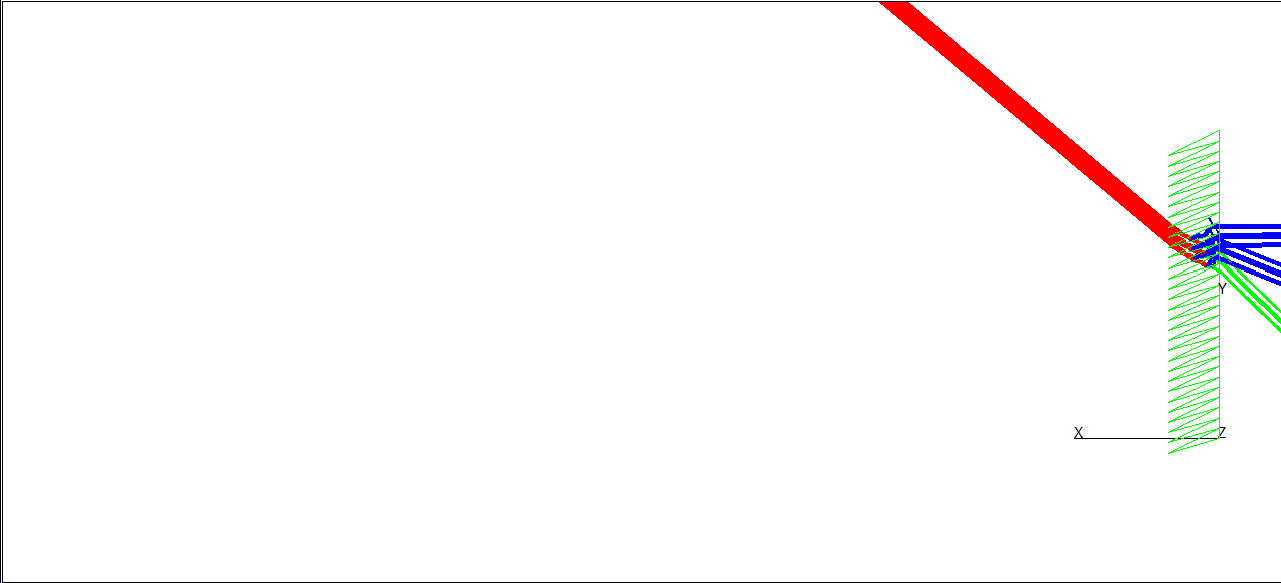
#> input picture file/output/view-40.bmp, 1281 x 583 px, given as the content of the folder s/cchih/Desktop/NTHU/MasterThesis/research_log/202508/DOE_RB, which was not available
$ jupyter execute DIP_test.ipynb   (text cells are left out)
#> lines starting #> are read from the running program, lines starting #| are printed output that depends on the picture; after the words box and inside, x2 and y2 are one past the last pixel; in counts of white or black regions, pixels touching at a corner belong together; pictures that were not available may be replaced by others from this repository, and a replacement may not be noted
[cell 1]
import os
import cv2
import csv
import numpy as np
import matplotlib.pyplot as plt
from math import degrees
from skimage.measure import approximate_polygon
from sklearn.linear_model import LinearRegression
from skimage.morphology import remove_small_holes, remove_small_objects

# ========= 可調參數 =========
rdp_tolerance = 15.0  # RDP 角點簡化容差（越小角點越多）
direction_thresh_deg = 20.0  # 角度分類門檻（> +20° 視為 Up；< -20° 視為 Down）
extend_scale = 100.0  # 延長擬合線段的像素距離
kernel_size = 7  # 形態學核大小
close_iter = 2  # close 次數
open_iter = 2  # open 次數

# ========= 路徑設定（請修改） =========
input_folder = r"C:\Users\cchih\Desktop\NTHU\MasterThesis\research_log\202508\DOE_RB"  # ← 你的輸入資料夾
output_folder = r"C:\Users\cchih\Desktop\NTHU\MasterThesis\research_log\202508\DOE_RB\0810ResultFigures"  # ← 圖片與 CSV 的輸出資料夾
os.makedirs(output_folder, exist_ok=True)
csv_path = os.path.join(output_folder, "batch_edge_summary.csv")


# [8 lines of commented-out code are left out]


def preprocess(gray):
    """
    Otsu + 形態學清理 + 去小洞/小物件 + 洪水填洞（flood fill）
    目標：避免前景內部的破洞、邊界斷裂
    """
    # --- 對比增強 & 降噪（可關閉） ---
    # 自覺噪重時，把 clipLimit 調高；不想用可直接註解
    clahe = cv2.createCLAHE(clipLimit=2.0, tileGridSize=(8, 8))
    eq = clahe.apply(gray)
    eq = cv2.GaussianBlur(eq, (5, 5), 0)

    # --- Otsu（用你指定的 BINARY_INV） ---
    _, binary = cv2.threshold(eq, 0, 255, cv2.THRESH_BINARY_INV + cv2.THRESH_OTSU)

    # --- 初步形態學：先用小核補縫、去毛邊 ---
    k_small = cv2.getStructuringElement(cv2.MORPH_ELLIPSE, (3, 3))
    binary = cv2.morphologyEx(binary, cv2.MORPH_CLOSE, k_small, iterations=2)
    binary = cv2.morphologyEx(binary, cv2.MORPH_OPEN, k_small, iterations=1)

    # --- 去小洞 / 去小物件（面積門檻依尺寸調整） ---
    # 以白色為前景（BINARY_INV），小洞是黑色區塊；remove_small_holes 需要 bool
    h, w = binary.shape
    area_scale = (h * w) / (1024 * 1024)  # 依影像大小自適應（1024^2 為基準）
    min_hole_area = int(50 * area_scale)  # 內部黑洞小於此面積會被填補
    min_obj_area = int(800 * area_scale)  # 孤立小白點會被去除（保險）

    fg_bool = binary.astype(bool)
    fg_bool = remove_small_holes(fg_bool, area_threshold=min_hole_area)
    fg_bool = remove_small_objects(fg_bool, min_size=min_obj_area)
    binary = (fg_bool.astype(np.uint8)) * 255

    # --- 洪水填洞（最穩健的 hole filling 作法） ---
    im_flood = binary.copy()
    mask = np.zeros((h + 2, w + 2), np.uint8)
    # 從邊界(0,0)填背景到白色
    cv2.floodFill(im_flood, mask, (0, 0), 255)
    # 邊界填白後取反即為「原來的洞」
    holes = cv2.bitwise_not(im_flood)
    # 原圖 OR 洞 → 把洞補回前景
    binary = cv2.bitwise_or(binary, holes)

    # --- 結尾：再做一次你原本的大型 close / open 以達到你喜歡的外觀 ---
    k_big = cv2.getStructuringElement(cv2.MORPH_ELLIPSE, (kernel_size, kernel_size))
    binary = cv2.morphologyEx(binary, cv2.MORPH_CLOSE, k_big, iterations=close_iter)
    binary = cv2.morphologyEx(binary, cv2.MORPH_OPEN, k_big, iterations=open_iter)

    return binary


def find_main_contour(binary):
    cnts, _ = cv2.findContours(binary, cv2.RETR_EXTERNAL, cv2.CHAIN_APPROX_SIMPLE)
    if not cnts:
        return None
    return max(cnts, key=cv2.contourArea)


def nearest_idx(closed_contour, pt):
    d = np.linalg.norm(closed_contour - pt, axis=1)
    return int(np.argmin(d))


def slice_closed_contour(contour, i0, i1):
    """沿輪廓順時針切出 i0→i1 的段（封閉輪廓安全處理）"""
    n = len(contour)
    if n == 0:
        return contour
    if i0 <= i1:
        return contour[i0 : i1 + 1]
    else:
        return np.vstack([contour[i0:], contour[: i1 + 1]])


def fit_segment(points_xy):
    """對一段輪廓點做線性回歸擬合，回傳兩端點（投影）與角度、長度"""
    if len(points_xy) < 2:
        return None
    X = points_xy[:, 0].reshape(-1, 1)
    y = points_xy[:, 1]
    reg = LinearRegression().fit(X, y)
    x1, x2 = float(X[0, 0]), float(X[-1, 0])
    y1 = float(reg.predict([[x1]])[0])
    y2 = float(reg.predict([[x2]])[0])
    angle = degrees(np.arctan2(-(y2 - y1), (x2 - x1)))  # 右=0°, 上=正
    length = np.hypot(x2 - x1, y2 - y1)
    return (x1, y1), (x2, y2), angle, length


def extend_line(p1, p2, scale):
    p1 = np.array(p1, dtype=float)
    p2 = np.array(p2, dtype=float)
    v = p2 - p1
    n = np.linalg.norm(v)
    if n == 0:
        return p1, p2
    v = v / n
    return p1 - v * scale, p2 + v * scale


def classify_dir(angle_deg, th=20.0):
    if angle_deg > th:
        return "Up"
    if angle_deg < -th:
        return "Down"
    return "Flat"


def process_one_image(img_path, save_dir):
    name = os.path.splitext(os.path.basename(img_path))[0]
    gray = cv2.imread(img_path, cv2.IMREAD_GRAYSCALE)
    if gray is None:
        return {"file": name, "status": "read_fail"}

    binary = preprocess(gray)
    cnt = find_main_contour(binary)
    if cnt is None:
        return {"file": name, "status": "no_contour"}

    # 原始輪廓點（封閉）
    contour = cnt.reshape(-1, 2).astype(np.float32)

    # RDP 簡化角點（封閉）
    corners = approximate_polygon(contour, tolerance=rdp_tolerance)
    if not np.allclose(corners[0], corners[-1]):
        corners = np.vstack([corners, corners[0]])

    # 逐段擬合
    fitted_segments = []
    for i in range(len(corners) - 1):
        p0, p1 = corners[i], corners[i + 1]
        i0 = nearest_idx(contour, p0)
        i1 = nearest_idx(contour, p1)
        seg_pts = slice_closed_contour(contour, i0, i1)
        res = fit_segment(seg_pts)
        if res is None:
            continue
        q1, q2, ang, L = res
        direction = classify_dir(ang, direction_thresh_deg)
        fitted_segments.append(
            {"p1": q1, "p2": q2, "angle": ang, "length": L, "direction": direction}
        )

    # 主上/下邊
    upper = max(
        (s for s in fitted_segments if s["direction"] == "Up"),
        key=lambda s: s["length"],
        default=None,
    )
    lower = max(
        (s for s in fitted_segments if s["direction"] == "Down"),
        key=lambda s: s["length"],
        default=None,
    )

    # 視覺化
    fig, ax = plt.subplots(figsize=(6, 10))
    ax.imshow(binary, cmap="gray")
    ax.plot(contour[:, 0], contour[:, 1], "g-", alpha=0.25, label="Raw Contour")
    ax.plot(corners[:, 0], corners[:, 1], "ro-", markersize=3, label="Corner Points")

    for seg in fitted_segments:
        color = (
            "blue"
            if seg["direction"] == "Up"
            else ("orange" if seg["direction"] == "Down" else "gray")
        )
        e1, e2 = extend_line(seg["p1"], seg["p2"], extend_scale)
        ax.plot(
            [e1[0], e2[0]], [e1[1], e2[1]], linestyle="--", linewidth=1.6, color=color
        )

    if upper:
        ax.plot(
            [upper["p1"][0], upper["p2"][0]],
            [upper["p1"][1], upper["p2"][1]],
            "r-",
            linewidth=2.5,
        )
        mid = (np.array(upper["p1"]) + np.array(upper["p2"])) / 2
        ax.text(mid[0], mid[1], f"Upper {upper['angle']:.1f}°", color="red", fontsize=9)

    if lower:
        ax.plot(
            [lower["p1"][0], lower["p2"][0]],
            [lower["p1"][1], lower["p2"][1]],
            "lime",
            linewidth=2.5,
        )
        mid = (np.array(lower["p1"]) + np.array(lower["p2"])) / 2
        ax.text(
            mid[0], mid[1], f"Lower {lower['angle']:.1f}°", color="green", fontsize=9
        )

    ax.set_title(name)
    ax.invert_yaxis()
    ax.axis("equal")
    ax.legend(loc="upper left")
    plt.tight_layout()

    out_png = os.path.join(save_dir, f"{name}_fitted_extended.png")
    plt.savefig(out_png, dpi=300, bbox_inches="tight")
    plt.close()

    return {
        "file": name,
        "status": "ok",
        "n_segments": len(fitted_segments),
        "upper_angle_deg": None if not upper else round(float(upper["angle"]), 3),
        "lower_angle_deg": None if not lower else round(float(lower["angle"]), 3),
        "upper_length_px": None if not upper else round(float(upper["length"]), 3),
        "lower_length_px": None if not lower else round(float(lower["length"]), 3),
        "result_image": out_png,
    }


# ========= 批次主程式 =========
def batch_process(input_dir, save_dir, csv_out):
    exts = {".png", ".jpg", ".jpeg", ".bmp", ".tif", ".tiff"}
    files = [f for f in os.listdir(input_dir) if os.path.splitext(f.lower())[1] in exts]
    files.sort()
    if not files:
        print("⚠️ 找不到圖片檔")
        return

    rows = []
    for i, fname in enumerate(files, 1):
        path = os.path.join(input_dir, fname)
        print(f"[{i}/{len(files)}] {fname} …")
        try:
            res = process_one_image(path, save_dir)
#> in process_one_image, `gray = cv2.imread(img_path, cv2.IMREAD_GRAYSCALE)`:
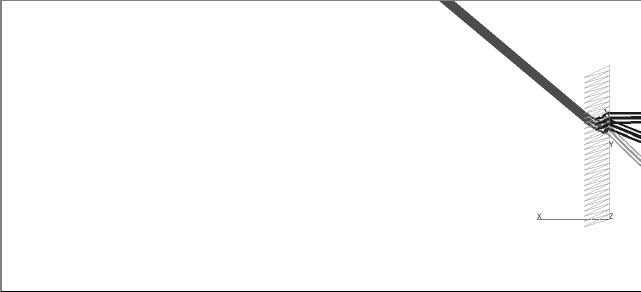
#> gray: shape (583, 1281) (shown at 1/2 size); min 0, max 255, mean 250.6
#> in preprocess, `_, binary = cv2.threshold(eq, 0, 255, cv2.THRESH_BINARY_INV + cv2.THRE..`:
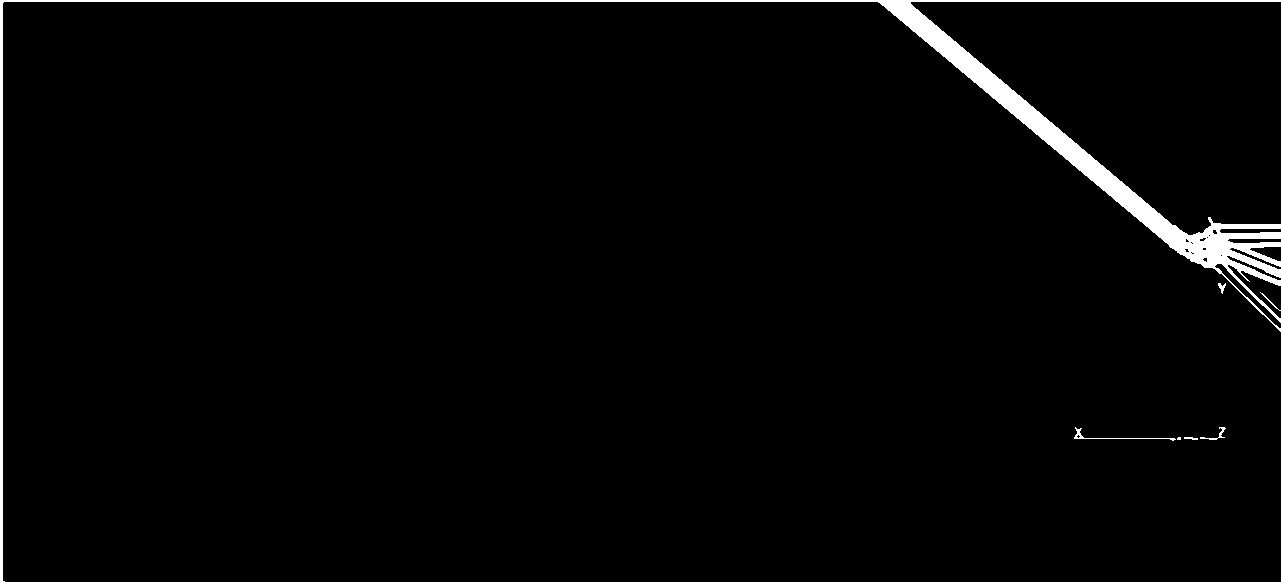
#> binary: shape (583, 1281); 2.3% white; 7 white regions (1 under 20 px), largest, box (x1, y1, x2, y2) and area: (0, 0, 1281, 583) 16544, (1074, 427, 1176, 441) 159, (1200, 427, 1226, 440) 72, (1218, 283, 1226, 294) 43, (1260, 292, 1281, 311) 36, (1184, 437, 1198, 440) 29
#> in preprocess, `binary = cv2.morphologyEx(binary, cv2.MORPH_CLOSE, k_small, iterations..`:
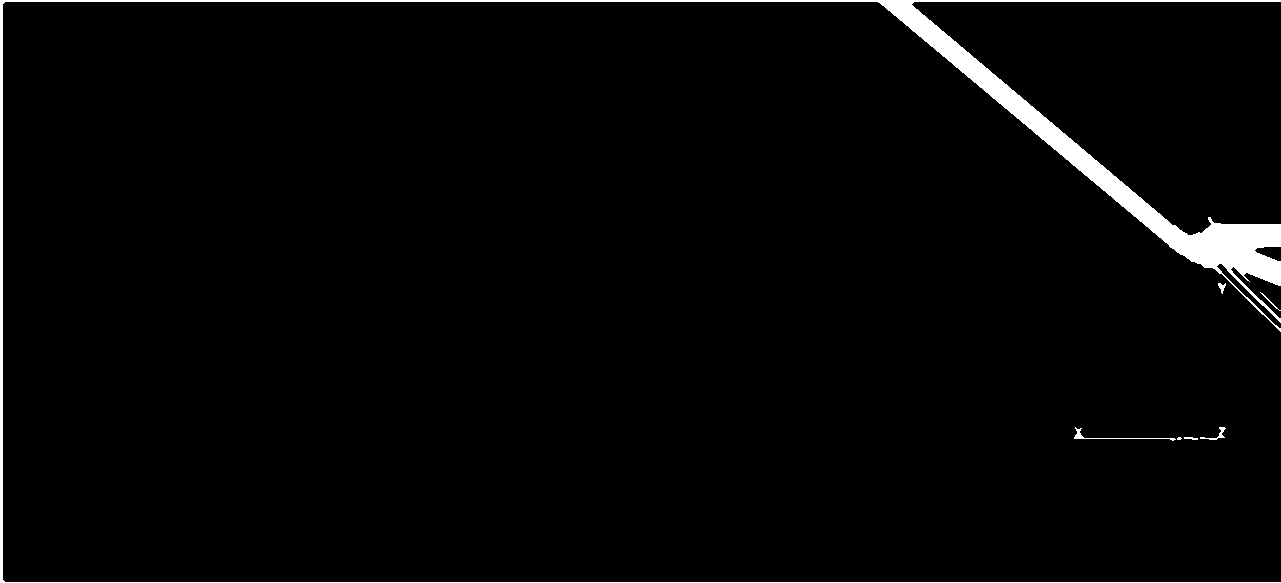
#> binary: shape (583, 1281); 2.4% white; 7 white regions (1 under 20 px), largest, box (x1, y1, x2, y2) and area: (0, 0, 1281, 583) 17370, (1074, 427, 1176, 441) 164, (1200, 427, 1226, 440) 82, (1218, 283, 1226, 294) 45, (1260, 292, 1281, 311) 36, (1184, 437, 1198, 440) 29
#> in preprocess, `binary = cv2.morphologyEx(binary, cv2.MORPH_OPEN, k_small, iterations=1)`:
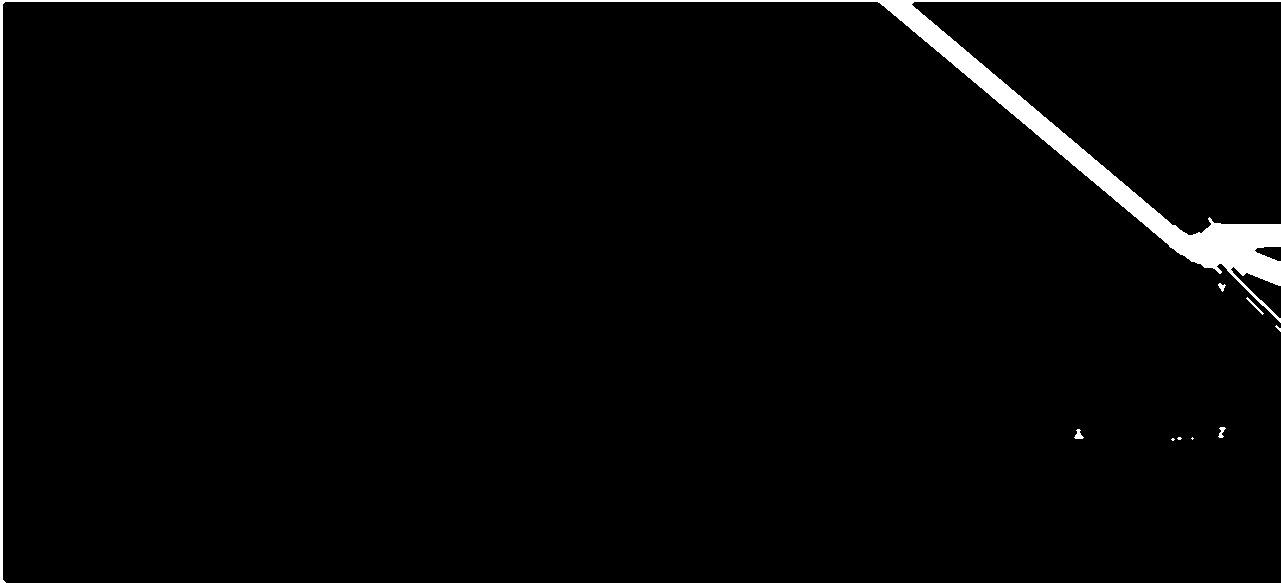
#> binary: shape (583, 1281); 2.2% white; 9 white regions (4 under 20 px), largest, box (x1, y1, x2, y2) and area: (0, 0, 1281, 583) 15941, (1074, 429, 1084, 439) 56, (1246, 297, 1264, 315) 50, (1218, 427, 1226, 438) 46, (1218, 283, 1226, 292) 38
#> (the rest of the program and of its run is left out)
